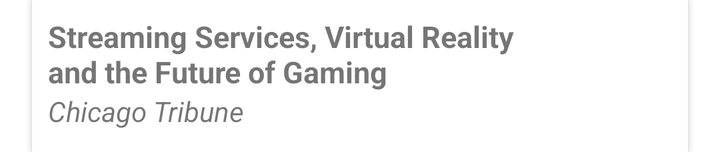
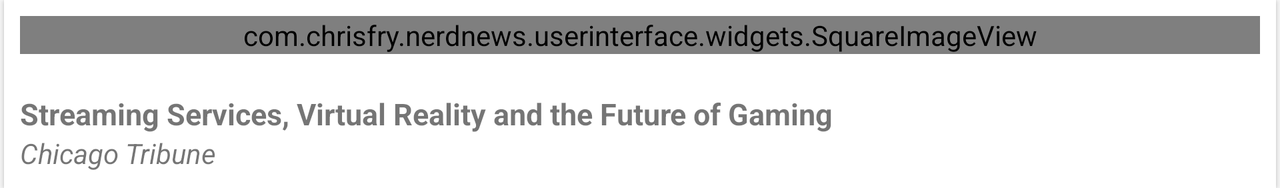

The same Android screen from two of the app's own layout files: first res/layout/ as a phone draws it, then the repository's variant for another configuration, drawn on a device whose configuration selects that folder. Both files follow.
<!-- AndroidManifest.xml: application theme AppTheme -->
<!-- res/layout/view_holder_article.xml -->
<?xml version="1.0" encoding="utf-8"?>
<androidx.cardview.widget.CardView
        xmlns:android="http://schemas.android.com/apk/res/android"
        xmlns:app="http://schemas.android.com/apk/res-auto"
        android:layout_width="match_parent" android:layout_height="wrap_content"
        android:layout_marginStart="@dimen/default_margin"
        android:layout_marginEnd="@dimen/default_margin"
        android:minHeight="@dimen/article_view_holder_image_size"
        app:cardCornerRadius="@dimen/card_corner_radius">

    <androidx.constraintlayout.widget.ConstraintLayout
            android:layout_width="match_parent"
            android:layout_height="match_parent"
            android:padding="@dimen/half_default_margin">

        <TextView
                android:id="@+id/tv_article_title_text"
                android:layout_width="0dp"
                android:layout_height="wrap_content"
                android:text="Streaming Services, Virtual Reality and the Future of Gaming"
                app:layout_constraintTop_toTopOf="parent"
                app:layout_constraintStart_toStartOf="parent"
                app:layout_constraintEnd_toStartOf="@id/iv_article_image"
                android:layout_marginEnd="@dimen/default_margin"
                android:layout_marginRight="@dimen/default_margin"
                android:textSize="@dimen/medium_text_2"
                android:textStyle="bold"/>

        <TextView
                android:id="@+id/tv_source_text"
                android:layout_width="0dp"
                android:layout_height="wrap_content"
                android:text="Chicago Tribune"
                app:layout_constraintTop_toBottomOf="@id/tv_article_title_text"
                app:layout_constraintStart_toStartOf="parent"
                app:layout_constraintEnd_toStartOf="@id/iv_article_image"
                android:layout_marginEnd="@dimen/default_margin"
                android:layout_marginRight="@dimen/default_margin"
                android:textStyle="italic"/>

        <ImageView
                android:id="@+id/iv_article_image"
                android:layout_width="@dimen/article_view_holder_image_size"
                android:layout_height="@dimen/article_view_holder_image_size"
                app:layout_constraintTop_toTopOf="parent"
                app:layout_constraintEnd_toEndOf="parent"/>
    </androidx.constraintlayout.widget.ConstraintLayout>
</androidx.cardview.widget.CardView>
<!-- resources referenced by this layout -->
<resources>
  <dimen name="article_view_holder_image_size">60dp</dimen>
  <dimen name="default_margin">16dp</dimen>
  <dimen name="half_default_margin">8dp</dimen>
  <dimen name="medium_text_2">15sp</dimen>
  <style name="AppTheme" parent="Theme.MaterialComponents.Light.NoActionBar">
          
          <item name="colorPrimary">@color/colorPrimary</item>
          <item name="colorPrimaryDark">@color/colorPrimaryDark</item>
          <item name="colorAccent">@color/colorAccent</item>
          <item name="tabStyle">@style/TabLayoutStyle</item>
      </style>
  <!-- from res/values-v21/ -->
  <style name="TabLayoutStyle" parent="Widget.MaterialComponents.TabLayout.Colored">
          <item name="android:background">?attr/colorPrimary</item>
          <item name="android:elevation">@dimen/toolbar_elevation</item>
      </style>
  <dimen name="toolbar_elevation">4dp</dimen>
</resources>
<!-- res/layout-land/view_holder_article.xml (the repository's variant of the layout above) -->
<!-- drawn on the phone turned sideways -->
<?xml version="1.0" encoding="utf-8"?>
<androidx.cardview.widget.CardView
        xmlns:android="http://schemas.android.com/apk/res/android"
        xmlns:app="http://schemas.android.com/apk/res-auto"
        android:layout_width="match_parent" android:layout_height="wrap_content"
        android:minHeight="@dimen/article_view_holder_image_size"
        app:cardCornerRadius="@dimen/card_corner_radius"
        android:layout_marginStart="2dp"
        android:layout_marginEnd="2dp"
        android:foreground="?android:attr/selectableItemBackground">

    <androidx.constraintlayout.widget.ConstraintLayout
            android:layout_width="match_parent"
            android:layout_height="match_parent"
            android:padding="@dimen/half_default_margin">

        <com.chrisfry.nerdnews.userinterface.widgets.SquareImageView
                android:id="@+id/iv_article_image"
                android:layout_width="0dp"
                android:layout_height="wrap_content"
                app:layout_constraintTop_toTopOf="parent"
                app:layout_constraintStart_toStartOf="parent"
                app:layout_constraintEnd_toEndOf="parent"/>

        <TextView
                android:id="@+id/tv_article_title_text"
                android:layout_width="0dp"
                android:layout_height="40dp"
                android:text="Streaming Services, Virtual Reality and the Future of Gaming"
                app:layout_constraintTop_toBottomOf="@id/iv_article_image"
                app:layout_constraintStart_toStartOf="parent"
                app:layout_constraintEnd_toEndOf="parent"
                android:textSize="@dimen/medium_text_2"
                android:textStyle="bold"
                android:maxLines="2"
                android:ellipsize="end"
                android:gravity="bottom"/>

        <TextView
                android:id="@+id/tv_source_text"
                android:layout_width="0dp"
                android:layout_height="wrap_content"
                android:text="Chicago Tribune"
                app:layout_constraintTop_toBottomOf="@id/tv_article_title_text"
                app:layout_constraintStart_toStartOf="parent"
                app:layout_constraintEnd_toEndOf="parent"
                android:textStyle="italic"
                android:lines="1"
                android:ellipsize="end"/>
    </androidx.constraintlayout.widget.ConstraintLayout>
</androidx.cardview.widget.CardView>
<!-- resources referenced by the variant -->
<!-- as the phone turned sideways resolves them -->
<resources>
  <dimen name="article_view_holder_image_size">60dp</dimen>
  <dimen name="half_default_margin">8dp</dimen>
  <dimen name="medium_text_2">15sp</dimen>
  <style name="AppTheme" parent="Theme.MaterialComponents.Light.NoActionBar">
          
          <item name="colorPrimary">@color/colorPrimary</item>
          <item name="colorPrimaryDark">@color/colorPrimaryDark</item>
          <item name="colorAccent">@color/colorAccent</item>
          <item name="tabStyle">@style/TabLayoutStyle</item>
      </style>
  <!-- from res/values-v21/ -->
  <style name="TabLayoutStyle" parent="Widget.MaterialComponents.TabLayout.Colored">
          <item name="android:background">?attr/colorPrimary</item>
          <item name="android:elevation">@dimen/toolbar_elevation</item>
      </style>
  <dimen name="toolbar_elevation">4dp</dimen>
</resources>
